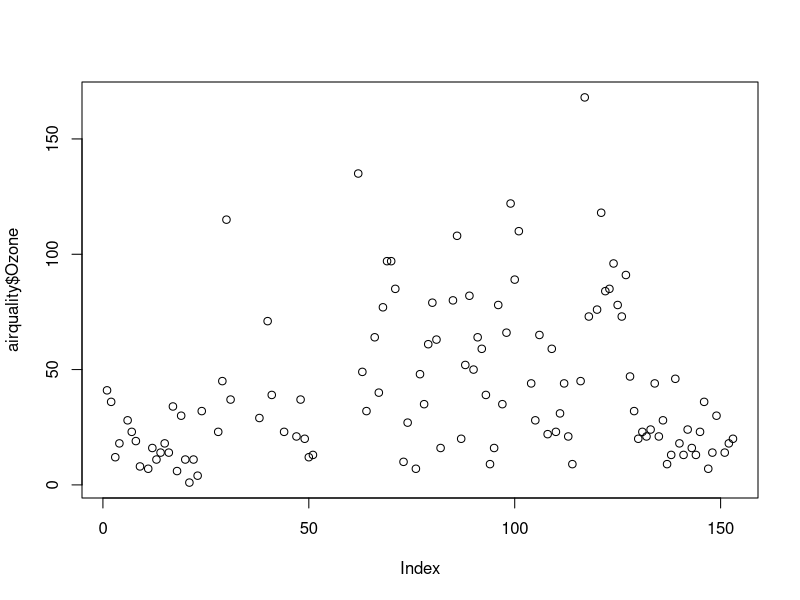
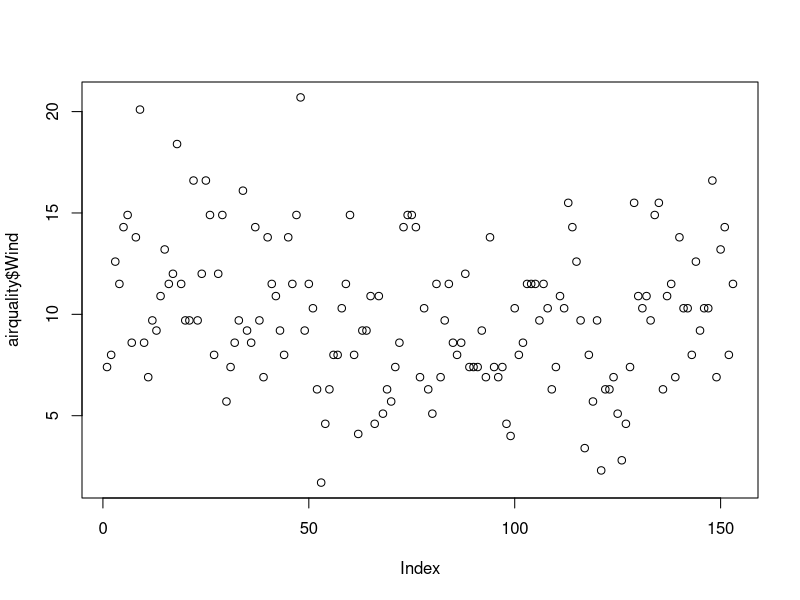
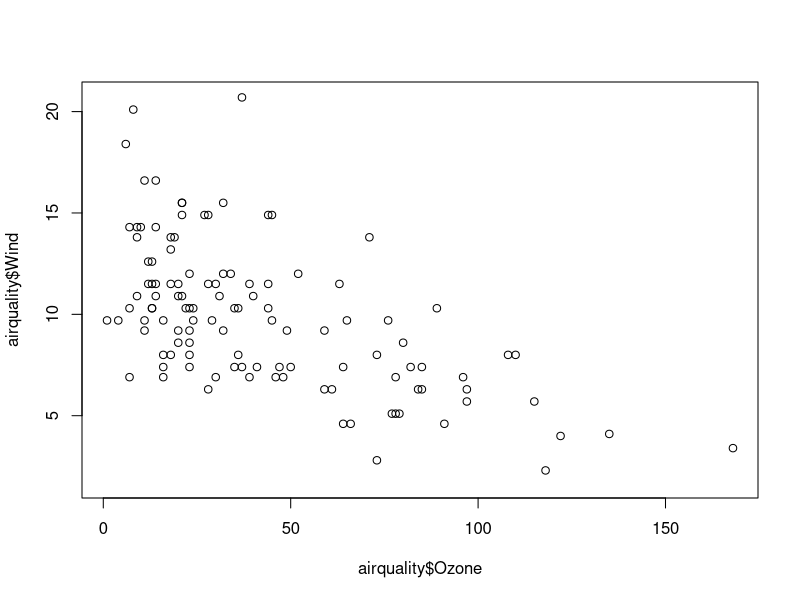
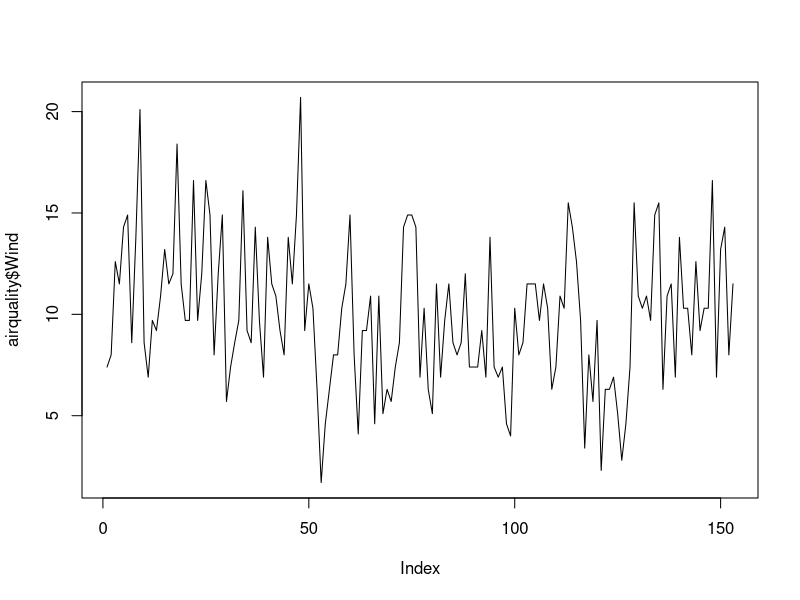
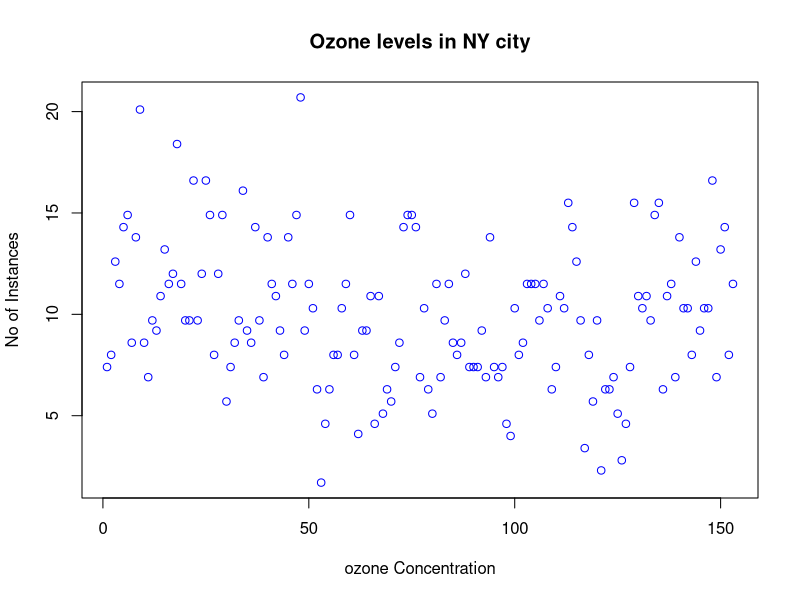
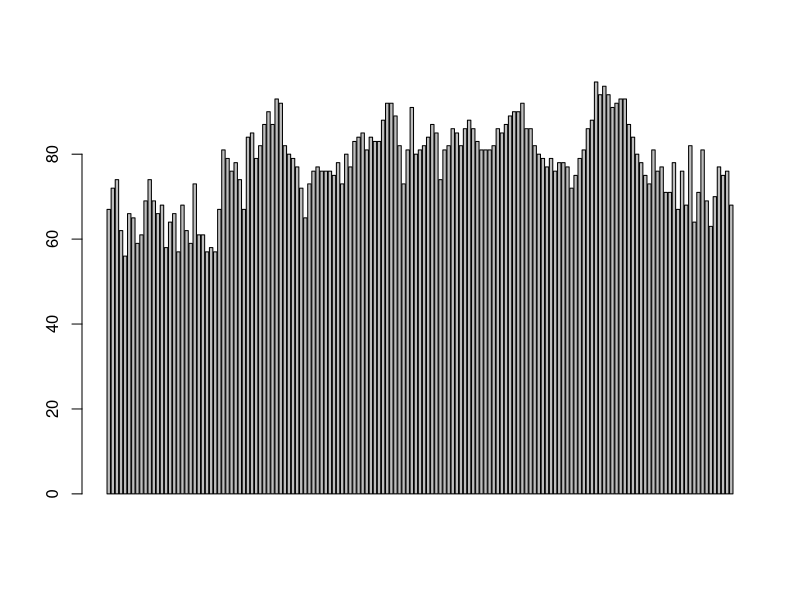
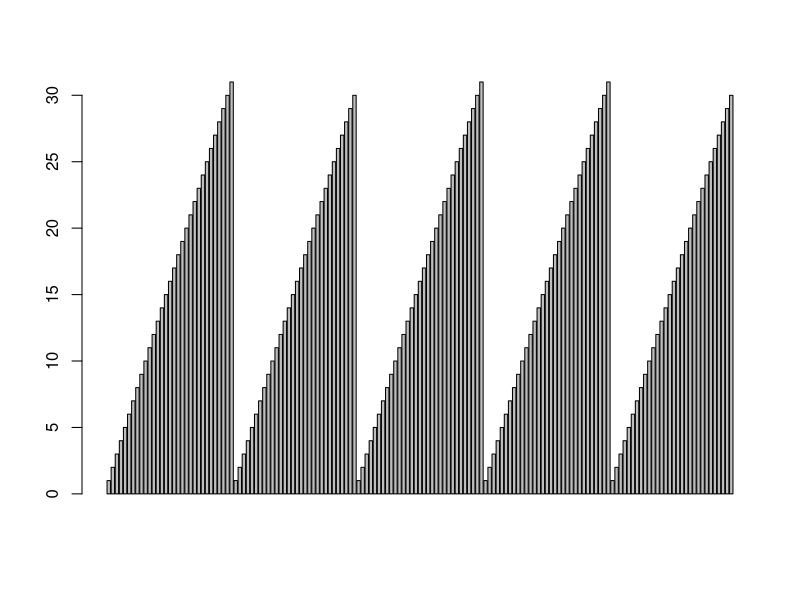
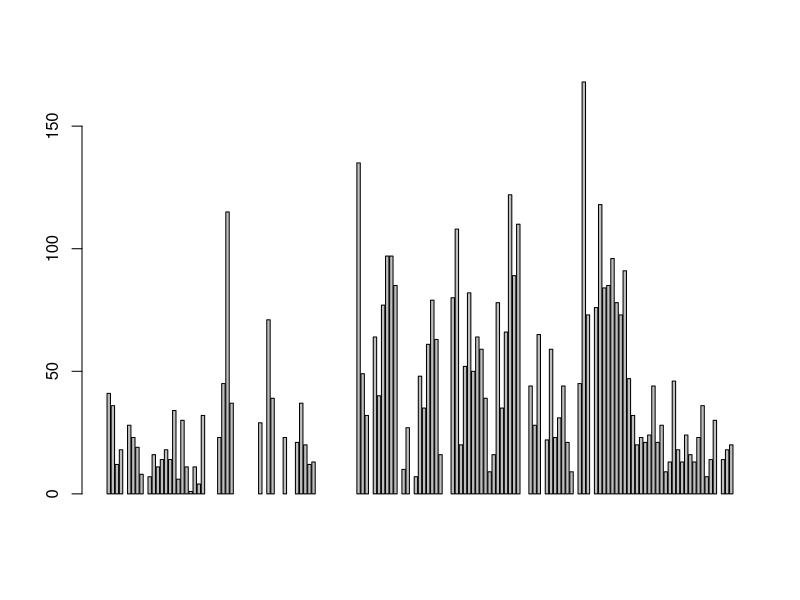

R code for these plots, in order:

datasets::airquality

airquality <- datasets::airquality

##### Column #####
### 1st 10 rows and last 10 rows #####

head(airquality)
head(airquality,10)

tail(airquality)
tail(airquality,10)

###### Rows & Columns #####

airquality[,c(1,2)] 
airquality[c(2,4),]
airquality[,c(1,2,3)]
airquality[c(1,2,3),]

df1 <-airquality[,c(1,2,3)]
df2 <- airquality[c(1,2,3),]
df3 <- head(airquality,10)
df4 <- tail(airquality,10)

### Summary ####

summary(airquality)
summary(airquality[,c(2,4)])
df5 <- summary(airquality)
summary(airquality,4)
df6 <- summary(airquality,4)

### Selecting the particular column #####
airquality$Ozone
summary(airquality$Ozone)

##### Plots #####
plot(airquality$Ozone)
plot(airquality$Wind)
plot(airquality$Ozone,airquality$Wind)
plot(airquality$Wind, type= "l") # p: points, l: lines,b: both 
plot(airquality$Wind, xlab = 'ozone Concentration',ylab = 'No of Instances', main = 'Ozone levels in NY city', col = 'blue')

##### Bar Plots ####
barplot(airquality$Temp)
barplot(airquality$Day)
barplot(airquality$Ozone)
barplot(airquality$Ozone, main = 'Ozone Concenteration in air',ylab = 'ozone levels', col= 'blue',horiz = F,axes=T)

##### Histogram Plot ####
hist(airquality$Temp)
hist(airquality$Temp, main = 'Solar Radiation values in air', xlab = 'Solar rad.', col='yellow')

##### Box Plot ######
boxplot(airquality$Month)
boxplot(airquality[,1:4],main='Multiple')
par(mfrow=c(3,3),mar=c(2,5,2,1),  las=0, bty="o") 

#### ALL the PLots #######
plot(airquality$Ozone)
plot(airquality$Ozone, airquality$Wind)
plot(airquality$Ozone, type= "l") 
plot(airquality$Ozone, type= "l")
plot(airquality$Ozone, type= "l")
barplot(airquality$Ozone, main = 'Ozone Concenteration in air',xlab = 'ozone levels', col='green',horiz = TRUE)
hist(airquality$Solar.R)
boxplot(airquality$Solar.R)
boxplot(airquality[,0:4], main='Multiple Box plots')   
